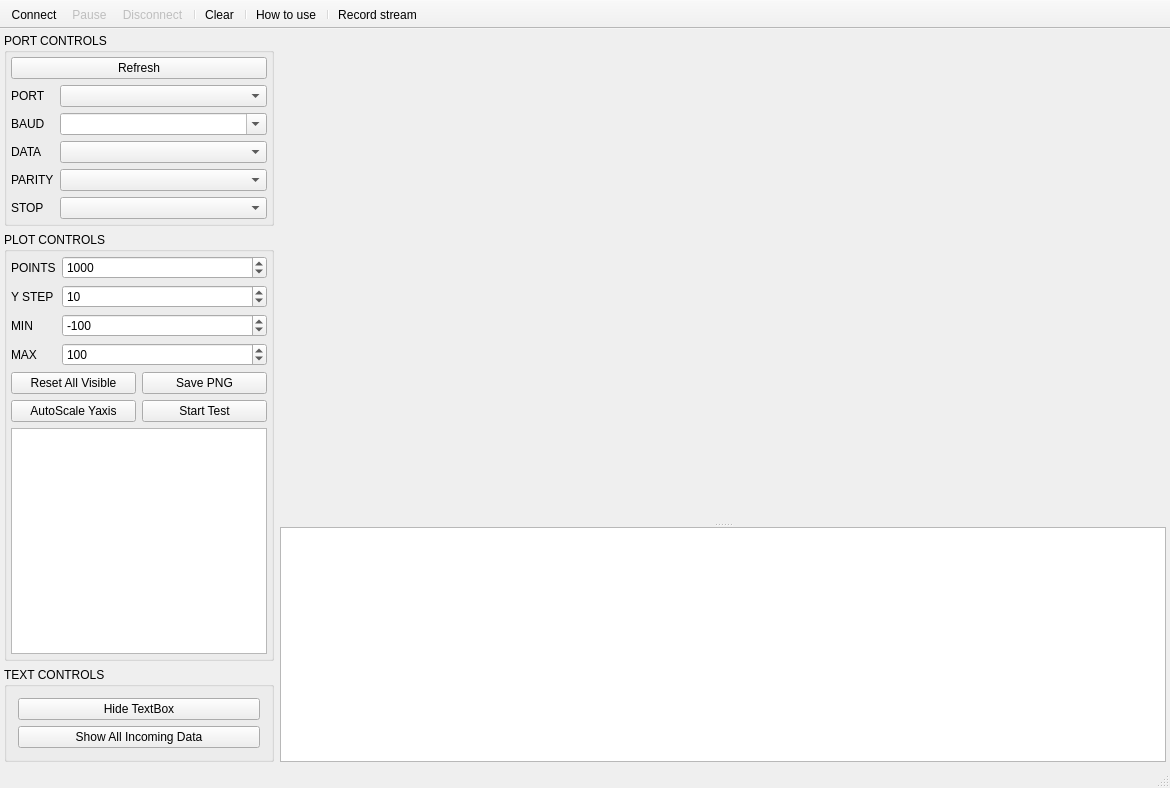
<?xml version="1.0" encoding="UTF-8"?>
<ui version="4.0">
 <class>MainWindow</class>
 <widget class="QMainWindow" name="MainWindow">
  <property name="geometry">
   <rect>
    <x>0</x>
    <y>0</y>
    <width>1170</width>
    <height>788</height>
   </rect>
  </property>
  <property name="minimumSize">
   <size>
    <width>840</width>
    <height>620</height>
   </size>
  </property>
  <property name="windowTitle">
   <string>MainWindow</string>
  </property>
  <widget class="QWidget" name="centralWidget">
   <layout class="QGridLayout" name="gridLayout_3">
    <property name="leftMargin">
     <number>4</number>
    </property>
    <property name="topMargin">
     <number>4</number>
    </property>
    <property name="rightMargin">
     <number>4</number>
    </property>
    <property name="bottomMargin">
     <number>4</number>
    </property>
    <item row="0" column="0" rowspan="4">
     <widget class="QWidget" name="widget" native="true">
      <property name="sizePolicy">
       <sizepolicy hsizetype="Preferred" vsizetype="Preferred">
        <horstretch>0</horstretch>
        <verstretch>0</verstretch>
       </sizepolicy>
      </property>
      <layout class="QVBoxLayout" name="verticalLayout">
       <property name="leftMargin">
        <number>0</number>
       </property>
       <property name="topMargin">
        <number>0</number>
       </property>
       <property name="rightMargin">
        <number>0</number>
       </property>
       <property name="bottomMargin">
        <number>0</number>
       </property>
       <item>
        <widget class="QGroupBox" name="PortControlsBox">
         <property name="sizePolicy">
          <sizepolicy hsizetype="Preferred" vsizetype="Preferred">
           <horstretch>0</horstretch>
           <verstretch>0</verstretch>
          </sizepolicy>
         </property>
         <property name="title">
          <string>PORT CONTROLS</string>
         </property>
         <property name="flat">
          <bool>false</bool>
         </property>
         <property name="checkable">
          <bool>false</bool>
         </property>
         <layout class="QGridLayout" name="gridLayout">
          <property name="leftMargin">
           <number>4</number>
          </property>
          <property name="topMargin">
           <number>4</number>
          </property>
          <property name="rightMargin">
           <number>4</number>
          </property>
          <property name="bottomMargin">
           <number>4</number>
          </property>
          <item row="4" column="1">
           <widget class="QComboBox" name="comboData">
            <property name="sizePolicy">
             <sizepolicy hsizetype="Preferred" vsizetype="Fixed">
              <horstretch>0</horstretch>
              <verstretch>0</verstretch>
             </sizepolicy>
            </property>
            <property name="minimumSize">
             <size>
              <width>0</width>
              <height>0</height>
             </size>
            </property>
            <property name="maximumSize">
             <size>
              <width>16777215</width>
              <height>16777215</height>
             </size>
            </property>
           </widget>
          </item>
          <item row="3" column="0">
           <widget class="QLabel" name="labelBaud">
            <property name="sizePolicy">
             <sizepolicy hsizetype="Fixed" vsizetype="Preferred">
              <horstretch>0</horstretch>
              <verstretch>0</verstretch>
             </sizepolicy>
            </property>
            <property name="maximumSize">
             <size>
              <width>16777215</width>
              <height>16777215</height>
             </size>
            </property>
            <property name="text">
             <string>BAUD</string>
            </property>
           </widget>
          </item>
          <item row="2" column="1">
           <widget class="QComboBox" name="comboPort">
            <property name="sizePolicy">
             <sizepolicy hsizetype="Preferred" vsizetype="Fixed">
              <horstretch>0</horstretch>
              <verstretch>0</verstretch>
             </sizepolicy>
            </property>
            <property name="minimumSize">
             <size>
              <width>0</width>
              <height>0</height>
             </size>
            </property>
            <property name="maximumSize">
             <size>
              <width>16777215</width>
              <height>16777215</height>
             </size>
            </property>
           </widget>
          </item>
          <item row="4" column="0">
           <widget class="QLabel" name="labelData">
            <property name="sizePolicy">
             <sizepolicy hsizetype="Fixed" vsizetype="Preferred">
              <horstretch>0</horstretch>
              <verstretch>0</verstretch>
             </sizepolicy>
            </property>
            <property name="maximumSize">
             <size>
              <width>16777215</width>
              <height>16777215</height>
             </size>
            </property>
            <property name="text">
             <string>DATA</string>
            </property>
           </widget>
          </item>
          <item row="6" column="0">
           <widget class="QLabel" name="labelStop">
            <property name="sizePolicy">
             <sizepolicy hsizetype="Fixed" vsizetype="Preferred">
              <horstretch>0</horstretch>
              <verstretch>0</verstretch>
             </sizepolicy>
            </property>
            <property name="maximumSize">
             <size>
              <width>16777215</width>
              <height>16777215</height>
             </size>
            </property>
            <property name="text">
             <string>STOP</string>
            </property>
           </widget>
          </item>
          <item row="5" column="1">
           <widget class="QComboBox" name="comboParity">
            <property name="sizePolicy">
             <sizepolicy hsizetype="Preferred" vsizetype="Fixed">
              <horstretch>0</horstretch>
              <verstretch>0</verstretch>
             </sizepolicy>
            </property>
            <property name="minimumSize">
             <size>
              <width>0</width>
              <height>0</height>
             </size>
            </property>
            <property name="maximumSize">
             <size>
              <width>16777215</width>
              <height>16777215</height>
             </size>
            </property>
           </widget>
          </item>
          <item row="0" column="0" colspan="2">
           <widget class="QPushButton" name="pushButton">
            <property name="sizePolicy">
             <sizepolicy hsizetype="Preferred" vsizetype="Fixed">
              <horstretch>0</horstretch>
              <verstretch>0</verstretch>
             </sizepolicy>
            </property>
            <property name="text">
             <string>Refresh</string>
            </property>
           </widget>
          </item>
          <item row="5" column="0">
           <widget class="QLabel" name="labelParity">
            <property name="sizePolicy">
             <sizepolicy hsizetype="Fixed" vsizetype="Preferred">
              <horstretch>0</horstretch>
              <verstretch>0</verstretch>
             </sizepolicy>
            </property>
            <property name="maximumSize">
             <size>
              <width>16777215</width>
              <height>16777215</height>
             </size>
            </property>
            <property name="text">
             <string>PARITY</string>
            </property>
           </widget>
          </item>
          <item row="2" column="0">
           <widget class="QLabel" name="labelPort">
            <property name="sizePolicy">
             <sizepolicy hsizetype="Fixed" vsizetype="Preferred">
              <horstretch>0</horstretch>
              <verstretch>0</verstretch>
             </sizepolicy>
            </property>
            <property name="maximumSize">
             <size>
              <width>16777215</width>
              <height>16777215</height>
             </size>
            </property>
            <property name="text">
             <string>PORT</string>
            </property>
           </widget>
          </item>
          <item row="3" column="1">
           <widget class="QComboBox" name="comboBaud">
            <property name="sizePolicy">
             <sizepolicy hsizetype="Preferred" vsizetype="Fixed">
              <horstretch>0</horstretch>
              <verstretch>0</verstretch>
             </sizepolicy>
            </property>
            <property name="minimumSize">
             <size>
              <width>0</width>
              <height>0</height>
             </size>
            </property>
            <property name="maximumSize">
             <size>
              <width>16777215</width>
              <height>16777215</height>
             </size>
            </property>
            <property name="editable">
             <bool>true</bool>
            </property>
           </widget>
          </item>
          <item row="6" column="1">
           <widget class="QComboBox" name="comboStop">
            <property name="sizePolicy">
             <sizepolicy hsizetype="Preferred" vsizetype="Fixed">
              <horstretch>0</horstretch>
              <verstretch>0</verstretch>
             </sizepolicy>
            </property>
            <property name="minimumSize">
             <size>
              <width>0</width>
              <height>0</height>
             </size>
            </property>
            <property name="maximumSize">
             <size>
              <width>16777215</width>
              <height>16777215</height>
             </size>
            </property>
           </widget>
          </item>
         </layout>
        </widget>
       </item>
       <item>
        <widget class="QGroupBox" name="PlotControlsBox">
         <property name="sizePolicy">
          <sizepolicy hsizetype="Preferred" vsizetype="Preferred">
           <horstretch>0</horstretch>
           <verstretch>0</verstretch>
          </sizepolicy>
         </property>
         <property name="title">
          <string>PLOT CONTROLS</string>
         </property>
         <layout class="QGridLayout" name="gridLayout_2">
          <property name="leftMargin">
           <number>4</number>
          </property>
          <property name="topMargin">
           <number>4</number>
          </property>
          <property name="rightMargin">
           <number>4</number>
          </property>
          <property name="bottomMargin">
           <number>4</number>
          </property>
          <item row="3" column="1">
           <widget class="QSpinBox" name="spinAxesMax">
            <property name="sizePolicy">
             <sizepolicy hsizetype="Preferred" vsizetype="Fixed">
              <horstretch>0</horstretch>
              <verstretch>0</verstretch>
             </sizepolicy>
            </property>
            <property name="minimumSize">
             <size>
              <width>0</width>
              <height>0</height>
             </size>
            </property>
            <property name="maximumSize">
             <size>
              <width>16777215</width>
              <height>16777215</height>
             </size>
            </property>
            <property name="minimum">
             <number>-65536</number>
            </property>
            <property name="maximum">
             <number>65536</number>
            </property>
            <property name="singleStep">
             <number>10</number>
            </property>
            <property name="value">
             <number>100</number>
            </property>
           </widget>
          </item>
          <item row="0" column="0">
           <widget class="QLabel" name="pointsLabel">
            <property name="sizePolicy">
             <sizepolicy hsizetype="Fixed" vsizetype="Preferred">
              <horstretch>0</horstretch>
              <verstretch>0</verstretch>
             </sizepolicy>
            </property>
            <property name="minimumSize">
             <size>
              <width>0</width>
              <height>0</height>
             </size>
            </property>
            <property name="maximumSize">
             <size>
              <width>16777215</width>
              <height>16777215</height>
             </size>
            </property>
            <property name="text">
             <string>POINTS</string>
            </property>
           </widget>
          </item>
          <item row="3" column="0">
           <widget class="QLabel" name="label_2">
            <property name="sizePolicy">
             <sizepolicy hsizetype="Fixed" vsizetype="Preferred">
              <horstretch>0</horstretch>
              <verstretch>0</verstretch>
             </sizepolicy>
            </property>
            <property name="minimumSize">
             <size>
              <width>0</width>
              <height>0</height>
             </size>
            </property>
            <property name="maximumSize">
             <size>
              <width>16777215</width>
              <height>16777215</height>
             </size>
            </property>
            <property name="text">
             <string>MAX</string>
            </property>
           </widget>
          </item>
          <item row="1" column="0">
           <widget class="QLabel" name="labelYStep">
            <property name="sizePolicy">
             <sizepolicy hsizetype="Fixed" vsizetype="Preferred">
              <horstretch>0</horstretch>
              <verstretch>0</verstretch>
             </sizepolicy>
            </property>
            <property name="minimumSize">
             <size>
              <width>0</width>
              <height>0</height>
             </size>
            </property>
            <property name="maximumSize">
             <size>
              <width>16777215</width>
              <height>16777215</height>
             </size>
            </property>
            <property name="text">
             <string>Y STEP</string>
            </property>
           </widget>
          </item>
          <item row="2" column="1">
           <widget class="QSpinBox" name="spinAxesMin">
            <property name="sizePolicy">
             <sizepolicy hsizetype="Preferred" vsizetype="Fixed">
              <horstretch>0</horstretch>
              <verstretch>0</verstretch>
             </sizepolicy>
            </property>
            <property name="minimumSize">
             <size>
              <width>0</width>
              <height>0</height>
             </size>
            </property>
            <property name="maximumSize">
             <size>
              <width>16777215</width>
              <height>16777215</height>
             </size>
            </property>
            <property name="minimum">
             <number>-65536</number>
            </property>
            <property name="maximum">
             <number>65536</number>
            </property>
            <property name="singleStep">
             <number>10</number>
            </property>
            <property name="value">
             <number>-100</number>
            </property>
           </widget>
          </item>
          <item row="2" column="0">
           <widget class="QLabel" name="label">
            <property name="sizePolicy">
             <sizepolicy hsizetype="Fixed" vsizetype="Preferred">
              <horstretch>0</horstretch>
              <verstretch>0</verstretch>
             </sizepolicy>
            </property>
            <property name="minimumSize">
             <size>
              <width>0</width>
              <height>0</height>
             </size>
            </property>
            <property name="maximumSize">
             <size>
              <width>16777215</width>
              <height>16777215</height>
             </size>
            </property>
            <property name="text">
             <string>MIN</string>
            </property>
           </widget>
          </item>
          <item row="0" column="1">
           <widget class="QSpinBox" name="spinPoints">
            <property name="sizePolicy">
             <sizepolicy hsizetype="Preferred" vsizetype="Fixed">
              <horstretch>0</horstretch>
              <verstretch>0</verstretch>
             </sizepolicy>
            </property>
            <property name="minimumSize">
             <size>
              <width>0</width>
              <height>0</height>
             </size>
            </property>
            <property name="maximumSize">
             <size>
              <width>16777215</width>
              <height>16777215</height>
             </size>
            </property>
            <property name="minimum">
             <number>0</number>
            </property>
            <property name="maximum">
             <number>999999999</number>
            </property>
            <property name="singleStep">
             <number>10</number>
            </property>
            <property name="value">
             <number>1000</number>
            </property>
           </widget>
          </item>
          <item row="1" column="1">
           <widget class="QSpinBox" name="spinYStep">
            <property name="sizePolicy">
             <sizepolicy hsizetype="Preferred" vsizetype="Fixed">
              <horstretch>0</horstretch>
              <verstretch>0</verstretch>
             </sizepolicy>
            </property>
            <property name="minimumSize">
             <size>
              <width>0</width>
              <height>0</height>
             </size>
            </property>
            <property name="maximumSize">
             <size>
              <width>16777215</width>
              <height>16777215</height>
             </size>
            </property>
            <property name="minimum">
             <number>1</number>
            </property>
            <property name="maximum">
             <number>10000</number>
            </property>
            <property name="singleStep">
             <number>1</number>
            </property>
            <property name="value">
             <number>10</number>
            </property>
           </widget>
          </item>
          <item row="5" column="0" colspan="2">
           <widget class="QListWidget" name="listWidget_Channels">
            <property name="sizePolicy">
             <sizepolicy hsizetype="Preferred" vsizetype="Expanding">
              <horstretch>0</horstretch>
              <verstretch>0</verstretch>
             </sizepolicy>
            </property>
            <property name="minimumSize">
             <size>
              <width>0</width>
              <height>0</height>
             </size>
            </property>
            <property name="maximumSize">
             <size>
              <width>16777215</width>
              <height>16777215</height>
             </size>
            </property>
            <property name="layoutDirection">
             <enum>Qt::LayoutDirection::LeftToRight</enum>
            </property>
            <property name="autoScroll">
             <bool>false</bool>
            </property>
            <property name="editTriggers">
             <set>QAbstractItemView::EditTrigger::NoEditTriggers</set>
            </property>
            <property name="alternatingRowColors">
             <bool>true</bool>
            </property>
            <property name="selectionBehavior">
             <enum>QAbstractItemView::SelectionBehavior::SelectItems</enum>
            </property>
            <property name="textElideMode">
             <enum>Qt::TextElideMode::ElideMiddle</enum>
            </property>
            <property name="resizeMode">
             <enum>QListView::ResizeMode::Adjust</enum>
            </property>
            <property name="modelColumn">
             <number>0</number>
            </property>
            <property name="selectionRectVisible">
             <bool>true</bool>
            </property>
           </widget>
          </item>
          <item row="4" column="0" colspan="2">
           <layout class="QGridLayout" name="gridLayout_4">
            <property name="leftMargin">
             <number>0</number>
            </property>
            <property name="topMargin">
             <number>0</number>
            </property>
            <property name="rightMargin">
             <number>0</number>
            </property>
            <property name="bottomMargin">
             <number>0</number>
            </property>
            <property name="horizontalSpacing">
             <number>6</number>
            </property>
            <item row="1" column="0">
             <widget class="QPushButton" name="pushButton_AutoScale">
              <property name="sizePolicy">
               <sizepolicy hsizetype="Preferred" vsizetype="Fixed">
                <horstretch>0</horstretch>
                <verstretch>0</verstretch>
               </sizepolicy>
              </property>
              <property name="sizeIncrement">
               <size>
                <width>0</width>
                <height>8</height>
               </size>
              </property>
              <property name="text">
               <string>AutoScale Yaxis</string>
              </property>
             </widget>
            </item>
            <item row="0" column="0">
             <widget class="QPushButton" name="pushButton_ResetVisible">
              <property name="sizePolicy">
               <sizepolicy hsizetype="Preferred" vsizetype="Fixed">
                <horstretch>0</horstretch>
                <verstretch>0</verstretch>
               </sizepolicy>
              </property>
              <property name="text">
               <string>Reset All Visible</string>
              </property>
             </widget>
            </item>
            <item row="0" column="1">
             <widget class="QPushButton" name="savePNGButton">
              <property name="sizePolicy">
               <sizepolicy hsizetype="Preferred" vsizetype="Fixed">
                <horstretch>0</horstretch>
                <verstretch>0</verstretch>
               </sizepolicy>
              </property>
              <property name="text">
               <string>Save PNG</string>
              </property>
             </widget>
            </item>
            <item row="1" column="1">
             <widget class="QPushButton" name="pushButton_TestData">
              <property name="text">
               <string>Start Test</string>
              </property>
             </widget>
            </item>
           </layout>
          </item>
         </layout>
        </widget>
       </item>
       <item>
        <widget class="QGroupBox" name="gridGroupBox">
         <property name="sizePolicy">
          <sizepolicy hsizetype="Preferred" vsizetype="Preferred">
           <horstretch>0</horstretch>
           <verstretch>0</verstretch>
          </sizepolicy>
         </property>
         <property name="minimumSize">
          <size>
           <width>0</width>
           <height>80</height>
          </size>
         </property>
         <property name="title">
          <string>TEXT CONTROLS</string>
         </property>
         <layout class="QGridLayout" name="TextControlsBox">
          <item row="0" column="0">
           <widget class="QPushButton" name="pushButton_TextEditHide">
            <property name="sizePolicy">
             <sizepolicy hsizetype="Preferred" vsizetype="Fixed">
              <horstretch>0</horstretch>
              <verstretch>0</verstretch>
             </sizepolicy>
            </property>
            <property name="text">
             <string>Hide TextBox</string>
            </property>
            <property name="checkable">
             <bool>true</bool>
            </property>
            <property name="checked">
             <bool>false</bool>
            </property>
           </widget>
          </item>
          <item row="1" column="0">
           <widget class="QPushButton" name="pushButton_ShowallData">
            <property name="sizePolicy">
             <sizepolicy hsizetype="Preferred" vsizetype="Fixed">
              <horstretch>0</horstretch>
              <verstretch>0</verstretch>
             </sizepolicy>
            </property>
            <property name="text">
             <string>Show All Incoming Data</string>
            </property>
            <property name="checkable">
             <bool>true</bool>
            </property>
           </widget>
          </item>
         </layout>
        </widget>
       </item>
      </layout>
     </widget>
    </item>
    <item row="0" column="1" rowspan="4">
     <widget class="QSplitter" name="splitter">
      <property name="sizePolicy">
       <sizepolicy hsizetype="Expanding" vsizetype="Expanding">
        <horstretch>0</horstretch>
        <verstretch>0</verstretch>
       </sizepolicy>
      </property>
      <property name="font">
       <font>
        <family>Consolas</family>
       </font>
      </property>
      <property name="frameShape">
       <enum>QFrame::Shape::NoFrame</enum>
      </property>
      <property name="orientation">
       <enum>Qt::Orientation::Vertical</enum>
      </property>
      <property name="opaqueResize">
       <bool>true</bool>
      </property>
      <property name="handleWidth">
       <number>5</number>
      </property>
      <property name="childrenCollapsible">
       <bool>false</bool>
      </property>
      <widget class="QCustomPlot" name="plot" native="true">
       <property name="sizePolicy">
        <sizepolicy hsizetype="Expanding" vsizetype="Expanding">
         <horstretch>0</horstretch>
         <verstretch>0</verstretch>
        </sizepolicy>
       </property>
       <property name="minimumSize">
        <size>
         <width>0</width>
         <height>400</height>
        </size>
       </property>
      </widget>
      <widget class="QTextEdit" name="textEdit_UartWindow">
       <property name="sizePolicy">
        <sizepolicy hsizetype="Preferred" vsizetype="Preferred">
         <horstretch>0</horstretch>
         <verstretch>0</verstretch>
        </sizepolicy>
       </property>
       <property name="minimumSize">
        <size>
         <width>0</width>
         <height>150</height>
        </size>
       </property>
      </widget>
     </widget>
    </item>
   </layout>
  </widget>
  <widget class="QStatusBar" name="statusBar"/>
  <widget class="QToolBar" name="toolBar">
   <property name="windowTitle">
    <string>toolBar</string>
   </property>
   <property name="movable">
    <bool>false</bool>
   </property>
   <property name="allowedAreas">
    <set>Qt::ToolBarArea::TopToolBarArea</set>
   </property>
   <property name="floatable">
    <bool>false</bool>
   </property>
   <attribute name="toolBarArea">
    <enum>TopToolBarArea</enum>
   </attribute>
   <attribute name="toolBarBreak">
    <bool>false</bool>
   </attribute>
   <addaction name="actionConnect"/>
   <addaction name="actionPause_Plot"/>
   <addaction name="actionDisconnect"/>
   <addaction name="separator"/>
   <addaction name="actionClear"/>
   <addaction name="separator"/>
   <addaction name="actionHow_to_use"/>
   <addaction name="separator"/>
   <addaction name="actionRecord_stream"/>
  </widget>
  <action name="actionConnect">
   <property name="icon">
    <iconset resource="../xOscilloscope.qrc">
     <normaloff>:/serial_port_plotter/play_nor.png</normaloff>
     <normalon>:/serial_port_plotter/play_nor.png</normalon>
     <disabledoff>:/serial_port_plotter/play_dis.png</disabledoff>
     <disabledon>:/serial_port_plotter/play_dis.png</disabledon>
     <activeoff>:/serial_port_plotter/play_act.png</activeoff>
     <activeon>:/serial_port_plotter/play_act.png</activeon>
     <selectedoff>:/serial_port_plotter/play_act.png</selectedoff>
     <selectedon>:/serial_port_plotter/play_act.png</selectedon>:/serial_port_plotter/play_nor.png</iconset>
   </property>
   <property name="text">
    <string>Connect</string>
   </property>
   <property name="toolTip">
    <string>Connect to COM port</string>
   </property>
  </action>
  <action name="actionPause_Plot">
   <property name="enabled">
    <bool>false</bool>
   </property>
   <property name="icon">
    <iconset resource="../xOscilloscope.qrc">
     <normaloff>:/serial_port_plotter/pause_nor.png</normaloff>
     <normalon>:/serial_port_plotter/pause_nor.png</normalon>
     <disabledoff>:/serial_port_plotter/pause_dis.png</disabledoff>
     <disabledon>:/serial_port_plotter/pause_dis.png</disabledon>
     <activeoff>:/serial_port_plotter/pause_act.png</activeoff>
     <activeon>:/serial_port_plotter/pause_act.png</activeon>
     <selectedoff>:/serial_port_plotter/pause_act.png</selectedoff>
     <selectedon>:/serial_port_plotter/pause_act.png</selectedon>:/serial_port_plotter/pause_nor.png</iconset>
   </property>
   <property name="text">
    <string>Pause</string>
   </property>
   <property name="toolTip">
    <string>Pause plot</string>
   </property>
  </action>
  <action name="actionDisconnect">
   <property name="enabled">
    <bool>false</bool>
   </property>
   <property name="icon">
    <iconset resource="../xOscilloscope.qrc">
     <normaloff>:/serial_port_plotter/stop_nor.png</normaloff>
     <normalon>:/serial_port_plotter/stop_nor.png</normalon>
     <disabledoff>:/serial_port_plotter/stop_dis.png</disabledoff>
     <disabledon>:/serial_port_plotter/stop_dis.png</disabledon>
     <activeoff>:/serial_port_plotter/stop_act.png</activeoff>
     <activeon>:/serial_port_plotter/stop_act.png</activeon>
     <selectedoff>:/serial_port_plotter/stop_act.png</selectedoff>
     <selectedon>:/serial_port_plotter/stop_act.png</selectedon>:/serial_port_plotter/stop_nor.png</iconset>
   </property>
   <property name="text">
    <string>Disconnect</string>
   </property>
   <property name="toolTip">
    <string>Disconnect COM port</string>
   </property>
  </action>
  <action name="actionClear">
   <property name="enabled">
    <bool>true</bool>
   </property>
   <property name="icon">
    <iconset resource="../xOscilloscope.qrc">
     <normaloff>:/serial_port_plotter/clear_nor.png</normaloff>
     <normalon>:/serial_port_plotter/clear_nor.png</normalon>
     <disabledoff>:/serial_port_plotter/clear_dis.png</disabledoff>
     <disabledon>:/serial_port_plotter/clear_dis.png</disabledon>
     <activeoff>:/serial_port_plotter/clear_act.png</activeoff>
     <activeon>:/serial_port_plotter/clear_act.png</activeon>
     <selectedoff>:/serial_port_plotter/clear_act.png</selectedoff>
     <selectedon>:/serial_port_plotter/clear_act.png</selectedon>:/serial_port_plotter/clear_nor.png</iconset>
   </property>
   <property name="text">
    <string>Clear</string>
   </property>
   <property name="toolTip">
    <string>Clear plot data</string>
   </property>
  </action>
  <action name="actionHow_to_use">
   <property name="icon">
    <iconset resource="../xOscilloscope.qrc">
     <normaloff>:/serial_port_plotter/help_nor.png</normaloff>
     <normalon>:/serial_port_plotter/help_nor.png</normalon>
     <disabledoff>:/serial_port_plotter/help_dis.png</disabledoff>
     <disabledon>:/serial_port_plotter/help_dis.png</disabledon>
     <activeoff>:/serial_port_plotter/help_act.png</activeoff>
     <activeon>:/serial_port_plotter/help_act.png</activeon>
     <selectedoff>:/serial_port_plotter/help_act.png</selectedoff>
     <selectedon>:/serial_port_plotter/help_act.png</selectedon>:/serial_port_plotter/help_nor.png</iconset>
   </property>
   <property name="text">
    <string>How to use</string>
   </property>
  </action>
  <action name="actionRecord_stream">
   <property name="checkable">
    <bool>true</bool>
   </property>
   <property name="checked">
    <bool>false</bool>
   </property>
   <property name="enabled">
    <bool>true</bool>
   </property>
   <property name="icon">
    <iconset>
     <normaloff>:/icons/line_icon_set/document.png</normaloff>
     <normalon>:/icons/line_icon_set_text/document.png</normalon>
     <disabledoff>:/icons/line_icon_set/document.png</disabledoff>:/icons/line_icon_set/document.png</iconset>
   </property>
   <property name="text">
    <string>Record stream</string>
   </property>
   <property name="toolTip">
    <string>Record the incoming data to a .csv file ( shortcut : s )</string>
   </property>
   <property name="shortcut">
    <string/>
   </property>
   <property name="visible">
    <bool>true</bool>
   </property>
  </action>
 </widget>
 <layoutdefault spacing="6" margin="11"/>
 <customwidgets>
  <customwidget>
   <class>QCustomPlot</class>
   <extends>QWidget</extends>
   <header location="global">qcustomplot/qcustomplot.h</header>
   <container>1</container>
  </customwidget>
 </customwidgets>
 <resources>
  <include location="../xOscilloscope.qrc"/>
 </resources>
 <connections/>
</ui>
